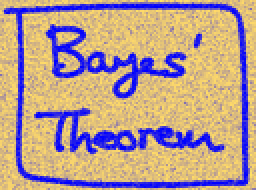
%> input picture CS542_HW5/Bayesnoise.png, 128 x 95 px, shrunk from 420 x 311 before the run (shown 2 times larger)
$ octave CS542_HW5_a.m   (GNU Octave 9; MATLAB toolbox functions it lacks are replaced by stand-ins)
%> lines starting %> are read from the running program, lines starting %| are printed output that depends on the picture; in (x1, y1, x2, y2) boxes, pixels count from 0 and x2, y2 are one past the last pixel; in counts of white or black regions, pixels touching at a corner belong together; the program's own positions count from 1
img = imread('./Bayesnoise.png');
%> img is the input picture: size 95x128x3 uint8; mean R, G, B 183, 156.9, 146.5
img = img(:,:,2);
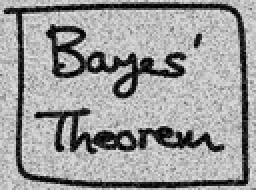
%> img: size 95x128 uint8 (shown 2 times larger); min 0, max 239, mean 156.9

img = int8(img);
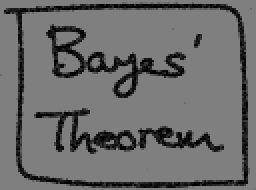
%> img: size 95x128 int8 (shown 2 times larger); min 0, max 127, mean 107.8

[row, col] = size(img);
%> row = 95; col = 128
for i = 1:row
    for j = 1:col
        if img(i,j) < 127
            img(i,j) = -1;
        else
            img(i,j) = 1;
        end
    end
end
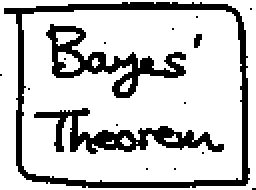
%> img: size 95x128 int8 (shown 2 times larger); values -1 (black) and 1 (white), 78.2% white; 17 black regions (13 under 20 px), largest, box (x1, y1, x2, y2) and area: (2, 1, 125, 94) 1222, (23, 12, 93, 49) 702, (17, 54, 112, 77) 693, (97, 17, 101, 24) 21
before = img;

img_size = size(before);
%> img_size = [95 128]
comb = @(x, N)(1 + mod(x-1, N));

stop=1;
count = 0;

while(stop)
    count = count + 1;
    stop=0;
    for i=1:img_size(2)
        for j=1:img_size(1)

            nonflip = img(j, i) * (-.01 - (5 * (img(j, comb(i+1, img_size(2))) + img(j, comb(i-1, img_size(2))) + img(comb(j+1, img_size(1)), i) + img(comb(j-1, img_size(1)), i))) - (3 * img(j,i)));
            flip = -1 * img(j, i) * (-.01 - (5 * (img(j, comb(i+1, img_size(2))) + img(j, comb(i-1, img_size(2))) + img(comb(j+1, img_size(1)), i) + img(comb(j-1, img_size(1)), i))) - (3 * img(j, i)));

            if flip < nonflip
                img(j, i) = -1 * img(j,i);
                stop = 1;
            end
        end
    end
end
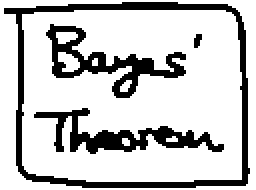
%> img: size 95x128 int8 (shown 2 times larger); values -1 (black) and 1 (white), 78.1% white; 4 black regions, box (x1, y1, x2, y2) and area: (2, 1, 125, 94) 1219, (23, 12, 93, 49) 714, (17, 54, 112, 77) 709, (97, 17, 101, 24) 21
%> after the loop, count = 5

after = (img + 1) / 2;

clean = imread('./Bayes.png');
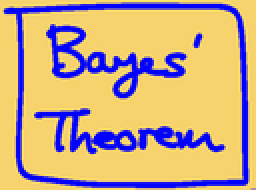
%> input picture CS542_HW5/Bayes.png, 128 x 95 px, shrunk from 420 x 311 before the run (shown 2 times larger)
%> clean is the input picture: size 95x128x3 uint8; mean R, G, B 197.8, 169.5, 137.7
clean = clean(:,:,2);
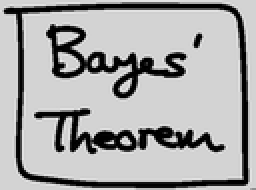
%> clean: size 95x128 uint8 (shown 2 times larger); min 0, max 240, mean 169.5
[row, col] = size(clean);
for i = 1:row
    for j = 1:col
        if clean(i,j) < 127
            clean(i,j) = -1;
        else
            clean(i,j) = 1;
        end
    end
end
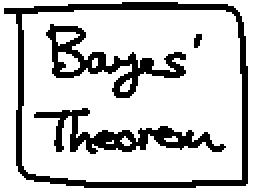
%> clean: size 95x128 uint8 (shown 2 times larger); values 0 (black) and 1 (white), 78.4% white; 4 black regions, box (x1, y1, x2, y2) and area: (2, 1, 124, 94) 1217, (23, 12, 93, 49) 694, (17, 54, 113, 77) 691, (97, 17, 101, 24) 21

[row, col] = size(after);
total = row*col;
%> total = 12160
correct = 0;
for i = 1:row
    for j = 1:col
        if clean(i,j) == after(i,j)
            correct = correct + 1;
        end
    end
end
%> after the loop, correct = 12048
accuracy = correct/total * 100;
%> accuracy = 99.08

after = uint8(after);
imshow(255 * after);

figure();
imshow(uint8(before) * 255);

fprintf('accuracy: %.2f%% \n', accuracy)
%| accuracy: 99.08%
